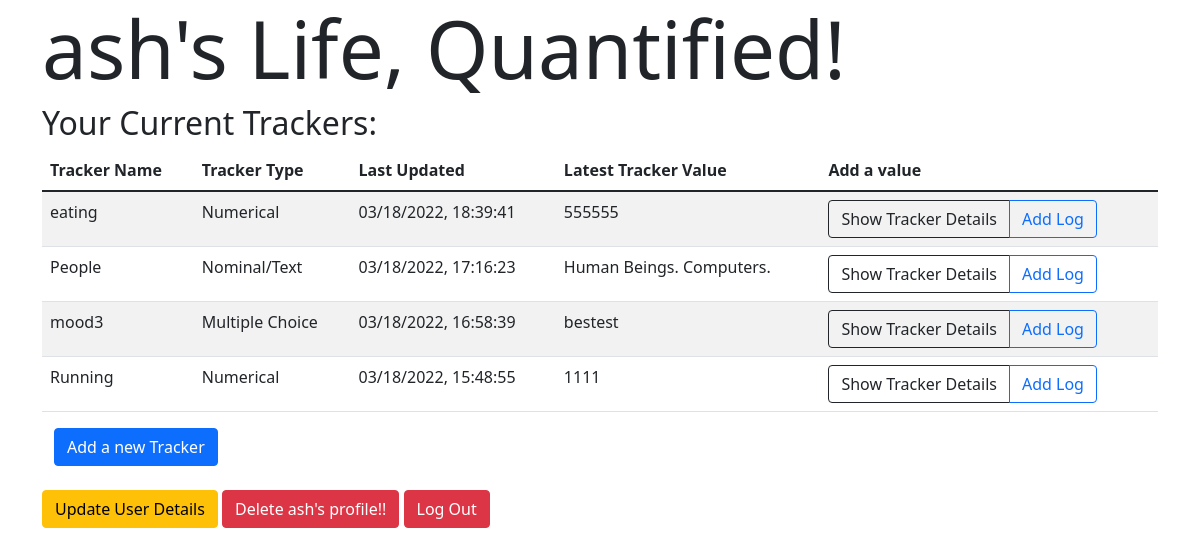
Page /dashboard (signed in) on the committed database.
### application/models.py (models this page shows)
class Tracker(db.Model):
    __tablename__ = 'tracker'
    id = db.Column(db.Integer, autoincrement=True, primary_key=True)
    userid = db.Column(db.Integer, db.ForeignKey("user.id"))
    name = db.Column(db.String, nullable=False)
    type = db.Column(db.Integer, nullable = False)
    choices = db.Column(db.String)
    details = db.Column(db.String)
    time = db.Column(db.String, nullable=False)

class Logs(db.Model):
    __tablename__ = 'logs'
    id = db.Column(db.Integer, autoincrement=True, primary_key=True)
    userid = db.Column(db.Integer, db.ForeignKey("user.id"))
    tid = db.Column(db.Integer, db.ForeignKey("tracker.id"))
    value = db.Column(db.String, nullable = False)
    data = db.Column(db.String)
    time = db.Column(db.String, nullable=False)

class User(UserMixin, db.Model):
    __tablename__ = 'user'
    id = db.Column(db.Integer, autoincrement=True, primary_key=True)
    name = db.Column(db.String, unique=True, nullable=False)
    email = db.Column(db.String)

### application/methods.py (the view)
@app.route("/dashboard")
@login_required
def details():
    tlist = Tracker.query.filter_by(userid=current_user.id).all()
    all_track = []
    for tracker in tlist:
        current_track = []
        current_track.append(tracker.id)  # 0
        current_track.append(tracker.name)  # 1
        current_track.append(tracker_type(tracker.type))  # 2
        l = Logs.query.filter_by(tid=tracker.id, userid=current_user.id).order_by(
            Logs.time.desc()).first()
        try:
            current_track.append(l.time)  # 3
        except:
            current_track.append("Not Logged")
        try:
            current_track.append(l.value)  # 4
        except:
            current_track.append("Not Logged")
        all_track.append(current_track)
    all_track = sorted(all_track, key=lambda x: x[3], reverse=True)
    return render_template("dashboard.html", userid = current_user.id,  username=current_user.name, all_track=all_track)

### application/methods.py (called while the page is built)
def tracker_type(n):
    n = int(n)
    if(n == 1):
        return "Numerical"
    elif(n == 2):
        return "Multiple Choice"
    elif(n == 3):
        return "Time Duration"
    elif(n == 4):
        return "Boolean"
    elif(n == 5):
        return "Nominal/Text"

### main.py (called while the page is built)
@login_manager.user_loader
def load_user(user_id):
  return User.query.get(int(user_id))

### templates/dashboard.html (shortened to what this page needs)
<!DOCTYPE html>
<html lang="en">
<head>
    <link href="https://cdn.jsdelivr.net/npm/bootstrap@5.1.3/dist/css/bootstrap.min.css" rel="stylesheet">
</head>
<body>
    <div class="container">
        <h1 class="display-1">{{username}}'s Life, Quantified!</h1>
        <h2>Your Current Trackers:</h2>
        <div>
            <table class="table table-striped">
                <thead>
                    <tr>
                        <th scope="col">Tracker Name</th>
                        <th scope="col">Tracker Type</th>
                        <th scope="col">Last Updated</th>
                        <th scope="col">Latest Tracker Value</th>
                        <th scope="col">Add a value</th>
                    </tr>
                </thead>
                <tbody>
                {% for tracker in all_track %}
                    <tr v-for="tracker in trackers">
                        <td>{{tracker[1]}}</td>
                        <td>{{tracker[2]}}</td>
                        <td>{{tracker[3]}}</td>
                        <td>{{tracker[4]}}</td>
                         <td>
                            <div class="btn-group" role="group" aria-label="Basic outlined example">
                                <button type="button" onclick = "document.location= '/dashboard/{{tracker[0]}}/details'" class="btn btn-outline-dark">Show Tracker Details</button>
                                <button type="button" onclick = "document.location= '/dashboard/{{tracker[0]}}/log'" class="btn btn-outline-primary">Add Log</button>
                            </div>
                        </td>
                    </tr>
                {% endfor %}
                </tbody>
            </table>
        <div class="container">
            <button type="button" onclick = "document.location='/dashboard/create_tracker'" class="btn btn-primary">Add a new Tracker</button>
        </div>
        <br>
        <button type="button" onclick = "document.location='/{{userid}}/edit'" class="btn btn-warning">Update User Details</button>
        <button type="button" class="btn btn-danger">Delete {{username}}'s profile!!</button>
        <button type="button" onclick = "document.location='/logout'" class="btn btn-danger">Log Out</button>
    </div>
</body>
</html>

### rows in the picture
Tracker: name "eating"
Logs: time "03/18/2022, 18:39:41", value "555555"
Tracker: name "People"
Logs: time "03/18/2022, 17:16:23", value "Human Beings. Computers."
Tracker: name "mood3"
Logs: time "03/18/2022, 16:58:39", value "bestest"
Tracker: name "Running"
Logs: time "03/18/2022, 15:48:55", value "1111"
User: name "ash"

### other values in the picture
{{ tracker[2] }} "Numerical" "Nominal/Text" "Multiple Choice" "Numerical"
